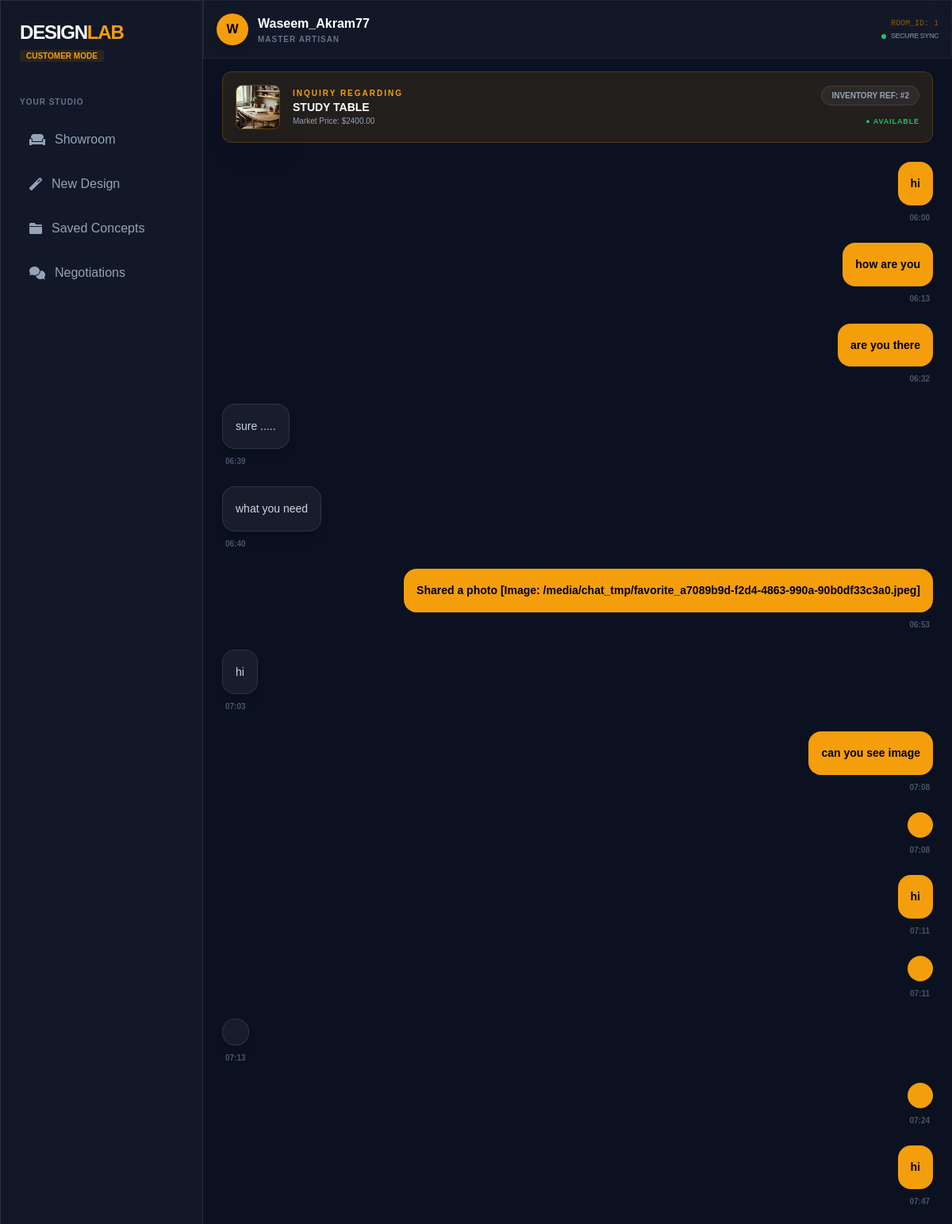
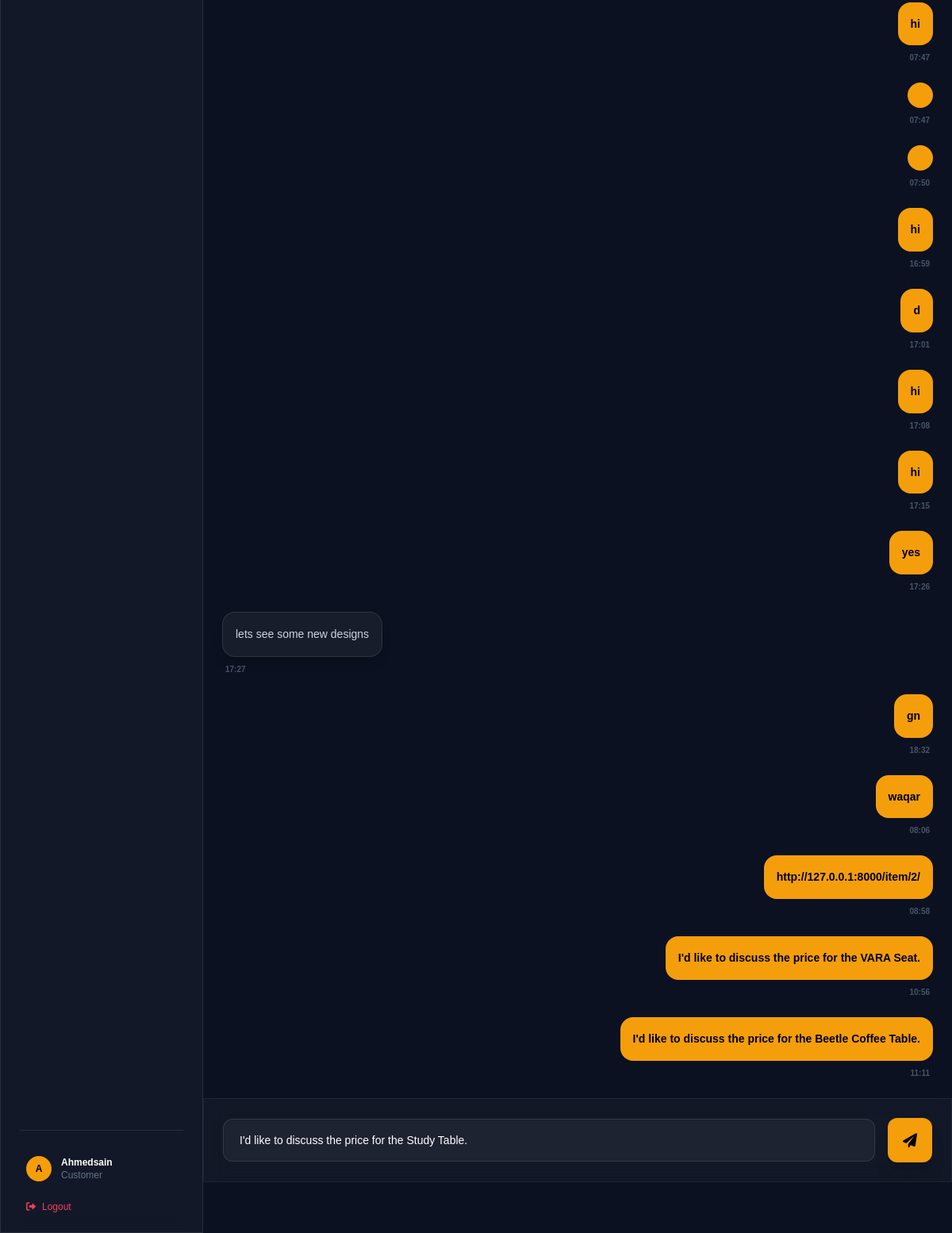
The app's page /negotiate/?item_id=2 (signed in) with its own data (2 pictures, top to bottom).
### studio/models.py (models this page shows, shortened)
class User(AbstractUser):
    is_artisan = models.BooleanField(default=False)
    phone_number = models.CharField(max_length=15, blank=True, null=True)

class StockItem(models.Model):
    artisan = models.ForeignKey(
        settings.AUTH_USER_MODEL,
        on_delete=models.CASCADE,
        related_name='inventory'
    )
    title = models.CharField(max_length=255)
    description = models.TextField()
    price = models.DecimalField(max_digits=10, decimal_places=2)
    image = models.ImageField(upload_to='stock_items/')
    is_available = models.BooleanField(default=True)
    created_at = models.DateTimeField(auto_now_add=True)

class Message(models.Model):
    room = models.ForeignKey(ChatRoom, on_delete=models.CASCADE, related_name='messages')
    sender = models.ForeignKey(settings.AUTH_USER_MODEL, on_delete=models.CASCADE)
    text = models.TextField(blank=True)
    image = models.ImageField(upload_to='chat_uploads/', null=True, blank=True)
    timestamp = models.DateTimeField(auto_now_add=True)

### studio/views.py (the view)
# urls.py: path('negotiate/', negotiation_page, name='negotiation_page'),
@login_required
def negotiation_page(request):
    room_id = request.GET.get('room_id')
    item_id = request.GET.get('item_id')
    ref_image = request.GET.get('img')
    ref_prompt = request.GET.get('prompt')
    referenced_item = None
    if item_id:
        referenced_item = get_object_or_404(StockItem, id=item_id)
    artisan_user = User.objects.filter(is_artisan=True).first()
    if request.user.is_artisan:
        if not room_id:
            return redirect('owner_dashboard')
        room = get_object_or_404(ChatRoom, id=room_id, artisan=request.user)
    else:
        room, created = ChatRoom.objects.get_or_create(
            customer=request.user,
            artisan=artisan_user
        )
    return render(request, 'studio/negotiation.html', {
        'room_id': room.id,
        'chat_history': room.messages.all().order_by('timestamp'),
        'chat_partner': room.customer if request.user.is_artisan else room.artisan,
        'item_name': ref_prompt,
        'item_image': ref_image,
        'referenced_item': referenced_item,
    })

### studio/templates/studio/negotiation.html (shortened to what this page needs)
{% extends user.is_artisan|yesno:"contracts/owner_base.html,studio/base.html" %}
{% block content %}
<div class="flex h-[calc(100vh-64px)] overflow-hidden">
    <main class="flex-1 flex flex-col relative bg-[#0b1120]">
        <div class="p-4 border-b border-white/5 glass-panel flex justify-between items-center bg-black/20">
            <div class="flex items-center gap-3">
                <div class="w-10 h-10 rounded-full bg-amber-500 flex items-center justify-center text-black font-bold shadow-lg">
                    {{ chat_partner.username|slice:":1"|upper }}
                </div>
                <div>
                    <h3 class="font-bold text-white">{{ chat_partner.username }}</h3>
                    <p class="text-[10px] text-slate-500 uppercase tracking-widest font-black">
                        {% if user.is_artisan %}Customer{% else %}Master Artisan{% endif %}
                    </p>
                </div>
            </div>
            <div class="flex flex-col items-end">
                <span class="text-[10px] text-amber-500/50 font-mono">ROOM_ID: {{ room_id }}</span>
                <div class="flex items-center gap-1.5 mt-0.5">
                    <div class="w-1.5 h-1.5 bg-green-500 rounded-full animate-pulse"></div>
                    <span class="text-[9px] text-slate-500 font-bold uppercase tracking-tighter">Secure Sync</span>
                </div>
            </div>
        </div>
        {% if referenced_item or item_name %}
        <div class="mx-6 mt-4 p-4 rounded-xl bg-amber-500/10 border border-amber-500/20 flex items-center justify-between animate-in fade-in slide-in-from-top-4 duration-500">
            <div class="flex items-center gap-4">
                <div class="relative group">
                    <img src="{% if referenced_item %}{{ referenced_item.image.url }}{% else %}{{ item_image }}{% endif %}"
                         class="w-14 h-14 rounded-lg object-cover border border-amber-500/30 shadow-2xl">
                </div>
                <div>
                    <p class="text-[10px] uppercase tracking-[0.2em] text-amber-500 font-bold">Inquiry Regarding</p>
                    <h4 class="text-white font-bold text-sm uppercase">
                        {% if referenced_item %}{{ referenced_item.title }}{% else %}{{ item_name }}{% endif %}
                    </h4>
                    {% if referenced_item %}
                        <p class="text-[10px] text-slate-400 font-medium">Market Price: ${{ referenced_item.price }}</p>
                    {% elif price %}
                        <p class="text-[10px] text-slate-400 font-medium">Est. Value: ${{ price }}</p>
                    {% else %}
                        <p class="text-[10px] text-slate-500 italic">Custom AI Specification</p>
                    {% endif %}
                </div>
            </div>
            <div class="hidden sm:block text-right">
                <span class="text-[10px] bg-white/5 text-slate-400 px-3 py-1.5 rounded-full border border-white/10 font-bold">
                    {% if referenced_item %}INVENTORY REF: #{{ referenced_item.id }}{% else %}AI DESIGN VAULT{% endif %}
                </span>
                {% if referenced_item %}
                <div class="mt-2">
                    <span class="text-[9px] font-black uppercase tracking-widest {% if referenced_item.is_available %}text-green-500{% else %}text-red-500{% endif %}">
                        ● {% if referenced_item.is_available %}Available{% else %}Reserved{% endif %}
                    </span>
                </div>
                {% endif %}
            </div>
        </div>
        {% endif %}
        <div id="chat-log" class="flex-1 p-6 overflow-y-auto space-y-6 flex flex-col custom-scrollbar">
            {% for msg in chat_history %}
            <div class="flex flex-col {% if msg.sender == user %}items-end self-end ml-auto{% else %}items-start{% endif %} max-w-[75%]">
                <div class="{% if msg.sender == user %}bg-amber-500 text-black font-semibold shadow-amber-500/10{% else %}bg-white/5 border border-white/10 text-slate-300 shadow-lg{% endif %} p-4 rounded-2xl text-sm">
                    {% if msg.text %}
                        <p class="leading-relaxed">{{ msg.text|linebreaksbr }}</p>
                    {% endif %}
                </div>
                <span class="text-[10px] text-slate-600 mt-2 px-1 font-bold">{{ msg.timestamp|date:"H:i" }}</span>
            </div>
            {% endfor %}
        </div>
        <div class="p-6 glass-panel border-t border-white/5 bg-black/20">
            <form id="chat-form" class="flex items-center gap-4">
                <div class="flex-1 relative">
                    <input id="chat-input" type="text"
                        {% if not user.is_artisan and referenced_item %}
                            value="I'd like to discuss the price for the {{ referenced_item.title }}."
                        {% elif not user.is_artisan and item_name %}
                            value="I'd like to discuss building this: {{ item_name }}"
                        {% endif %}
                        placeholder="Type your message or share a vision..." autocomplete="off"
                        class="w-full bg-white/5 border border-white/10 rounded-xl px-5 py-4 text-sm text-white outline-none focus:border-amber-500 transition-all placeholder:text-slate-600 shadow-inner">
                </div>
                <button type="submit" class="bg-amber-500 text-black w-14 h-14 rounded-xl flex items-center justify-center hover:bg-amber-400 transition-all shadow-xl active:scale-90">
                    <i class="fas fa-paper-plane text-lg"></i>
                </button>
            </form>
        </div>
    </main>
</div>
{% endblock %}

### studio/templates/studio/base.html (shortened to what this page needs)
<!DOCTYPE html>
<html lang="en">
<head>
    <script src="https://cdn.tailwindcss.com"></script>
    <link href="https://cdnjs.cloudflare.com/ajax/libs/font-awesome/6.0.0/css/all.min.css" rel="stylesheet">
</head>
<body class="min-h-screen flex">
    <aside class="w-64 border-r border-white/10 p-6 flex flex-col glass-panel sticky top-0 h-screen">
        <div class="mb-10">
            <h1 class="text-2xl font-black uppercase tracking-tighter">Design<span class="text-amber-500">Lab</span>
            </h1>
            <span class="text-[10px] bg-amber-500/10 text-amber-500 px-2 py-0.5 rounded font-bold">CUSTOMER MODE</span>
        </div>
        <nav class="flex-1 space-y-2">
            <p class="text-[10px] font-bold text-slate-500 uppercase tracking-widest mb-4">Your Studio</p>
            <a href="{% url 'public_showroom' %}"
                class="sidebar-link flex items-center gap-3 p-3 rounded-xl transition {% if request.resolver_match.url_name == 'public_showroom' %}bg-amber-500/10 text-amber-500 font-bold{% else %}text-slate-400{% endif %}">
                <i class="fas fa-couch"></i> Showroom
            </a>
            <a href="{% url 'customer_dashboard' %}"
                class="sidebar-link flex items-center gap-3 p-3 rounded-xl transition text-slate-400">
                <i class="fas fa-magic"></i> New Design
            </a>
            <a href="{% url 'saved_concepts' %}"
                class="sidebar-link flex items-center gap-3 p-3 rounded-xl transition text-slate-400">
                <i class="fas fa-folder"></i> Saved Concepts
            </a>
            <a href="{% url 'negotiation_page' %}"
                class="sidebar-link flex items-center gap-3 p-3 rounded-xl transition text-slate-400">
                <i class="fas fa-comments"></i> Negotiations
            </a>
        </nav>
        <div class="mt-auto pt-6 border-t border-white/10">
            <div class="flex items-center gap-3 mb-4 p-2">
                <div
                    class="w-8 h-8 rounded-full bg-amber-500 flex items-center justify-center text-black font-bold text-xs">
                    {{ user.username|slice:":1"|upper }}
                </div>
                <div class="text-xs">
                    <p class="font-bold text-white">{{ user.username }}</p>
                    <p class="text-slate-500">Customer</p>
                </div>
            </div>
            <a href="{% url 'logout' %}" class="text-xs text-rose-500 hover:text-rose-400 flex items-center gap-2 px-2">
                <i class="fas fa-sign-out-alt"></i> Logout
            </a>
        </div>
    </aside>
    <main class="flex-1 overflow-y-auto bg-[#0b1120]">
        {% block content %}
        {% endblock %}
    </main>
</body>
</html>

### studio/templates/studio/base.html (style rules this page uses)
body { background-color: #0b1120; font-family: 'Plus Jakarta Sans', sans-serif; color: white; }
.glass-panel { background: rgba(255, 255, 255, 0.02); backdrop-filter: blur(15px); border: 1px solid rgba(255, 255, 255, 0.05); }

### studio/templates/studio/negotiation.html (style rules this page uses)
.glass-panel { background: rgba(255, 255, 255, 0.03); backdrop-filter: blur(12px); }

### records on screen
User: username "A", username "Ahmedsain", is_artisan.title "I'd like to discuss the price for the Study Table."
User: username "W", username "Waseem_Akram77"
StockItem: image (picture), title "STUDY TABLE", price "2400.00", id "2"
Message: text "hi", timestamp "06:00"
Message: text "how are you", timestamp "06:13"
Message: text "are you there", timestamp "06:32"
Message: text "sure .....", timestamp "06:39"
Message: text "what you need", timestamp "06:40"
Message: text "Shared a photo [Image: /media/chat_tmp/favorite_a7089b9d-f2d4-4863-990a-90b0df33c3a0.jpeg]", timestamp "06:53"
Message: text "hi", timestamp "07:03"
Message: text "can you see image", timestamp "07:08"
Message: timestamp "07:08"
Message: text "hi", timestamp "07:11"
Message: timestamp "07:11"
Message: timestamp "07:13"
Message: timestamp "07:24"
Message: text "hi", timestamp "07:47"
Message: text "hi", timestamp "07:47"
Message: timestamp "07:47"
Message: timestamp "07:50"
Message: text "hi", timestamp "16:59"
Message: text "d", timestamp "17:01"
Message: text "hi", timestamp "17:08"
Message: text "hi", timestamp "17:15"
Message: text "yes", timestamp "17:26"
Message: text "lets see some new designs", timestamp "17:27"
Message: text "gn", timestamp "18:32"
Message: text "waqar", timestamp "08:06"
Message: text "http://127.0.0.1:8000/item/2/", timestamp "08:58"
Message: text "I'd like to discuss the price for the VARA Seat.", timestamp "10:56"
Message: text "I'd like to discuss the price for the Beetle Coffee Table.", timestamp "11:11"

### other values on screen
{{ room_id }} "1"
